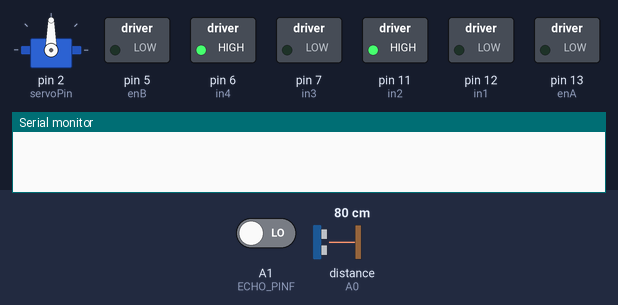
The sketch below on a simulated Arduino Uno, built with avr-gcc and run on an emulated ATmega328P. Parts: servo, switched loads named in the sketch (green lamp = pin HIGH), the last lines printed to the serial monitor. Wiring (inferred from the names in the program): ultrasonic range finder: trigger A3; echo A0. The test bench sets the inputs (shaded band); at power-on: distance to the obstacle (sensor on A0) 80 cm, A1 (ECHO_PINF) LOW. The echo pulse lasts 58.3 µs per cm; pins used as bus, display or sensor lines are not drawn.

Above: at 0.23 s.
At 1.4 s:
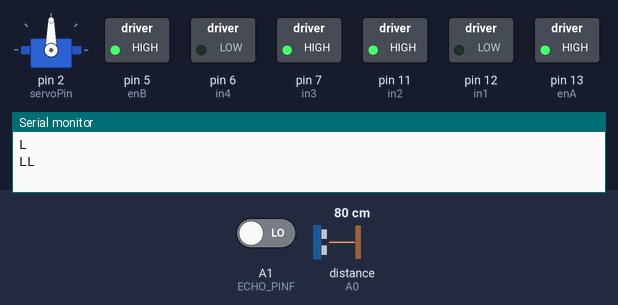
1.5 s: distance to the obstacle (sensor on A0) set to 31 cm
4.1 s: distance to the obstacle (sensor on A0) set to 27 cm
Timing chart, 0 to 7.1 s (numbered marks = the images above; inputs shaded):
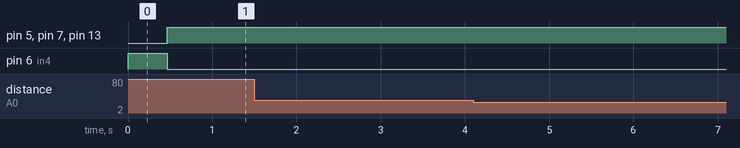

The sketch:

Micro_Mouse.ino
```cpp
#include <Servo.h>

#define TRIGGER_PINL  A3  // Atribui o pino A3 ao Pino Trigger(responsável pela faixa de alcance) do sensor da esquerda
#define ECHO_PINL     A0  // Atribui o pino A0 ao Pino do Echo(responsável por ler o resultado do Trigger)do sensor da esquerda
#define TRIGGER_PINF  A4  // Atribui o pino A4 ao Pino Trigger(responsável pela faixa de alcance) do sensor da frente
#define ECHO_PINF     A1  // Atribui o pino A1 ao Pino do Echo(responsável por ler o resultado do Trigger)do sensor da frente
#define TRIGGER_PINR  A5  // Atribui o pino A5 ao Pino Trigger(responsável pela faixa de alcance) do sensor da esquerda
#define ECHO_PINR     A2  // Atribui o pino A2 ao Pino do Echo(responsável por ler o resultado do Trigger)do sensor da direita

//Define todas as conexões com o L298N
#define enA 13
#define in1 12
#define in2 11
#define in3 7
#define in4 6
#define enB 5
#define servoPin 2

class Motor{
  int enablePin;
  int paraTraz;
  int paraFrente;

  public:

  Motor(int ENPin,int dPin1,int dPin2){ //Método para definir os pinos do motor
    enablePin = ENPin;
    paraTraz = dPin1;
    paraFrente = dPin2;
  };

  //Método para acionar o motor 0 ~ 255 dirigindo para frente. -1 ~ -255 dirigindo para trás
  void Drive(int speed){ // Atribui ao Motor a velocidade ex: leftMotor.Drive(255);
    if(speed>=0){
      digitalWrite(paraTraz, LOW);
      digitalWrite(paraFrente, HIGH);
    }else{
      digitalWrite(paraTraz, HIGH);
      digitalWrite(paraFrente, LOW);
      speed = - speed;
    }
    analogWrite(enablePin, speed);
  }
};

Motor rightMotor = Motor(enA, in1, in2); // Motor(13, 12, 11);
Motor leftMotor = Motor(enB, in3, in4); // Motor(5, 6, 7);
Servo myservo; // criar objeto servo para controlar um servo

void motorInitiation(){
  pinMode(enA, OUTPUT);
  pinMode(in1, OUTPUT);
  pinMode(in2, OUTPUT);
  pinMode(enB, OUTPUT);
  pinMode(in3, OUTPUT);
  pinMode(in4, OUTPUT);
  // Set initial direction and speed
  digitalWrite(enA, LOW);
  digitalWrite(enB, LOW);
  digitalWrite(in1, LOW);
  digitalWrite(in2, HIGH);
  digitalWrite(in3, LOW);
  digitalWrite(in4, HIGH);
}

//Variáveis --------------------------------------------------------------------------
// Anything over 400 cm (23200 us pulse) is "out of range"
const unsigned int MAX_DIST = 23200;
bool ObstaculoAFrente = false;
int servoPos = 180;
  int erroEsquerda;
  int erroDireita;

enum Directions { IrParaFrente, VirarAEsquerda, VirarADireita, DarMeiaVolta,Parar, AjustarEsquerda, AjustarDireita};

Directions proximoPasso = IrParaFrente;

unsigned long tempo1;
unsigned long tempo2;
unsigned long largura_do_pulso;
float cm;
String caminhopercorrido;

//SETUP--------------------------------------------------------------------------
void setup() {
  //Os pinos dos Triggers vão dizer aos sensores para encontrar as faixas
  pinMode(TRIGGER_PINL, OUTPUT); // Atribuindo o modo do pino como de saida
  pinMode(TRIGGER_PINF, OUTPUT); // Atribuindo o modo do pino como de saida
  pinMode(TRIGGER_PINR, OUTPUT); // Atribuindo o modo do pino como de saida
  digitalWrite(TRIGGER_PINL, LOW); // Definindo a energia do pino como baixa
  digitalWrite(TRIGGER_PINF, LOW); // Definindo a energia do pino como baixa
  digitalWrite(TRIGGER_PINR, LOW); // Definindo a energia do pino como baixa

  Serial.begin(9600); // Inicializando o console para exibição dos resultados - Na IDE do Arduino Em Ferramentas > Monitor Serial
  myservo.attach(servoPin);
  motorInitiation(); // Inicializa o Motor
  Directions proximoPasso = IrParaFrente;
}

void loop() {
  checkDirection();
  drive();
  Serial.println(caminhopercorrido);
  /*checkDirectionL();
  drive();
  checkDirectionR();
  drive();*/
}

void checkDirection(){
  checkDistance(TRIGGER_PINL, ECHO_PINL); // checa a distacia da esquerda
  checarObstaculo();
  checarParedes();
  if(ObstaculoAFrente == false){//se não tiver obstaculo a esquerda então
    proximoPasso = VirarAEsquerda; // Atribui  o valor da proximoPasso como a esquerda
    //myservo.write(180);
    delay(400);
    caminhopercorrido += "L";
    return;
  }
 checkDistance(TRIGGER_PINF, ECHO_PINF); // checa a distacia da frente
  checarObstaculo();
  checarParedes();
  if(ObstaculoAFrente == false){//se não tiver obstaculo a frente então
    proximoPasso = IrParaFrente; // Atribui  o valor da proximoPasso como a frente
    //myservo.write(90);
    delay(400);
    caminhopercorrido += "F";
    return;
  }
  checkDistance(TRIGGER_PINR, ECHO_PINR); // checa a distacia da direita
  checarObstaculo();
  checarParedes();
  if(ObstaculoAFrente == false){ //se não tiver obstaculo a direita então
    proximoPasso = VirarADireita; // Atribui  o valor da proximoPasso como a direita
    myservo.write(0);
    delay(400);
    caminhopercorrido += "R";
    return;
  }
  proximoPasso = DarMeiaVolta;
  caminhopercorrido += "B";
}

void checkDirectionL(){
  checkDistance(TRIGGER_PINL, ECHO_PINL); // checa a distacia da esquerda
  if(ObstaculoAFrente == true){//se tiver obstaculo a esquerda então
    proximoPasso = AjustarEsquerda; // Atribui  o valor da proximoPasso como AjustarEsquerda
    myservo.write(180);
    delay(400);
    return;
  }
}

void checkDirectionR(){
  checkDistance(TRIGGER_PINR, ECHO_PINR); // checa a distacia da direita
  if(ObstaculoAFrente == true){//se tiver obstaculo a direita então
    proximoPasso = AjustarDireita; // Atribui  o valor da proximoPasso como AjustarDireita
    myservo.write(0);
    delay(400);
    return;
  }
}

void checkDistance(int trig, int ech){

  // Mantem o pino do trigger alto por pelo menos 10 nós
  digitalWrite(trig, HIGH);
  delayMicroseconds(10);
  digitalWrite(trig, LOW);

  // Aguarda o pulso no pino echo
  while (digitalRead(ech) == 0 );
    // Mede quanto tempo o pino echo foi mantido alto (largura de pulso)
    // A Função micros() Retorna o número de microssegundos desde que a placa do Arduino começou a executar o programa atual.
    tempo1 = micros();
  //Fecha wi
  while (digitalRead(ech) == 1);
	tempo2 = micros();

  largura_do_pulso = tempo2 - tempo1;

  // As constantes são encontradas na datasheet e calculadas a partir da velocidade presumida do som no ar ao nível do mar (~ 340 m / s).
  cm = largura_do_pulso / 58.0; // Calcula distância em centímetros
  delay(60); // Espera pelo menos 60ms antes da próxima medição

}

void checarObstaculo(){
   if(cm<= 30){
  ObstaculoAFrente = true;
  }else{
  ObstaculoAFrente = false;
  }
}

void checarParedes(){
    if(cm<= 15){
      erroEsquerda = 255-cm*2;
      Serial.println(255-cm*2);
      erroDireita = 255-cm*2;
      Serial.println(255-cm*2);
  }
}

void drive(){
  switch (proximoPasso){
    case IrParaFrente:
      leftMotor.Drive(erroEsquerda);
      rightMotor.Drive(erroDireita);
      //Serial.println("Indo em Fente");
      delay(200);
      break;

    case VirarAEsquerda:
      leftMotor.Drive(-255);
      rightMotor.Drive(255);
      //Serial.println("Virando a Esquerda");
      delay(200);
      break;

    case VirarADireita:
      leftMotor.Drive(255);
      rightMotor.Drive(-255);
      //Serial.println("Virando a Direita");
      delay(200);
      break;

    case DarMeiaVolta:
      leftMotor.Drive(255);
      rightMotor.Drive(-255);
      //Serial.println("Dando Meia Volta");
      delay(200);
      break;

    case Parar:
      leftMotor.Drive(0);
      rightMotor.Drive(0);
      //Serial.println("Parando");
      delay(50);
      break;

    case AjustarEsquerda:
      leftMotor.Drive(255);
      rightMotor.Drive(130);
      //Serial.println("Ajustando a Esquerda");
      delay(100);
      break;

    case AjustarDireita:
      leftMotor.Drive(130);
      rightMotor.Drive(255);
      delay(100);
      //Serial.println("Ajustando a Direita");
      break;

    }
}
```
